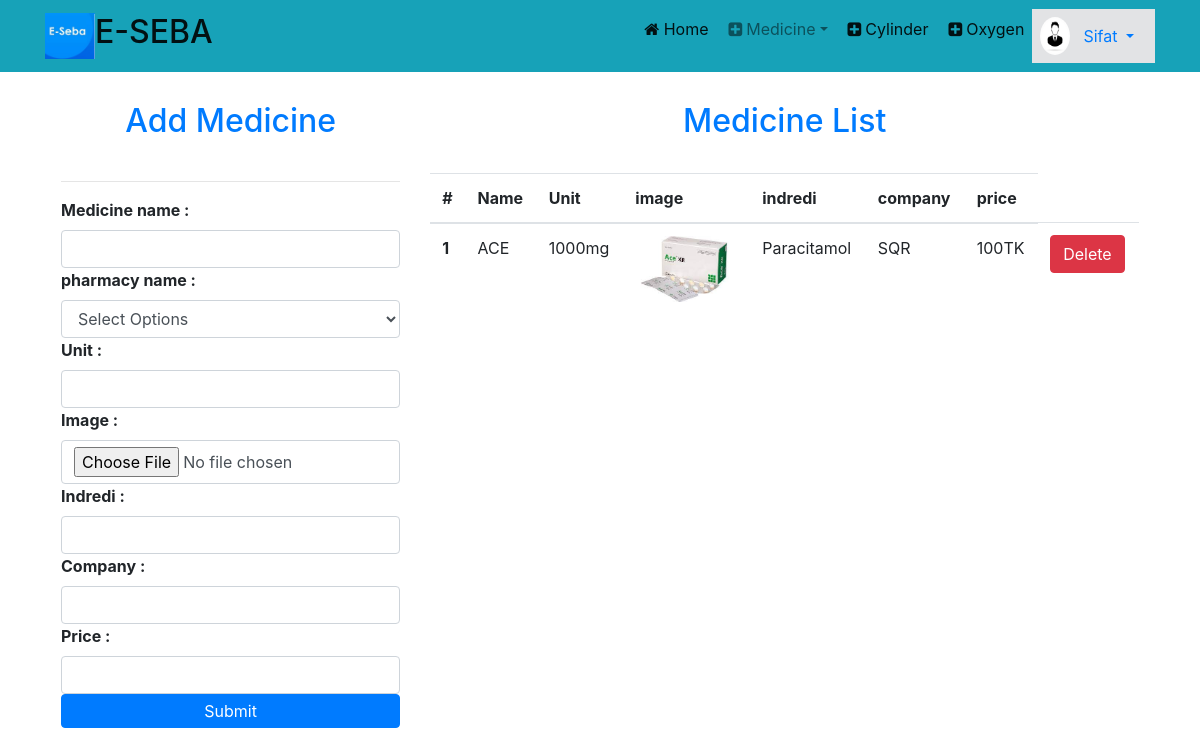
/seller/medicine.php?source=add_medicine (signed in), run on the app's committed database.
### tables this page shows
CREATE TABLE `medicine` (
  `medi_id` int(11) NOT NULL,
  `name` varchar(200) NOT NULL,
  `unit` varchar(100) NOT NULL,
  `image` varchar(200) NOT NULL,
  `indredi` varchar(200) NOT NULL,
  `company` varchar(200) NOT NULL,
  `price` int(11) NOT NULL,
  `phar_id` int(11) NOT NULL
);

### lib/Database.php (called while the page is built, shortened)
<?php
Class Database{
	public $host   = DB_HOST;
	public $user   = DB_USER;
	public $pass   = DB_PASS;
	public $dbname = DB_NAME;
	public $link;
	private function connectDB(){
	$this->link = new mysqli($this->host, $this->user, $this->pass, $this->dbname);
 }
	public function select($query){
		$result = $this->link->query($query) or die($this->link->error.__LINE__);
		if($result->num_rows > 0){
			return $result;
		} else {
			return false;
		}
	}
}

### classes/Medicine.php (called while the page is built, shortened)
<?php
 $filepath = realpath(dirname(__FILE__));
 include_once ($filepath.'/../lib/Database.php');
class Medicine
{
	private $db;
	function __construct(){
		$this->db = new Database();
	}
	function getMedicineBySellerId($sellerid){
		$sql ="SELECT * FROM `medicine` JOIN pharmacy ON medicine.phar_id=pharmacy.phar_id WHERE pharmacy.seller_id='{$sellerid}'";
		$fetchAll = $this->db->select($sql);
		return $fetchAll;
	}
}

### seller/layout/add_medicine.php (the view, shortened to what this page needs)
<section class="container-fluid container">
	<div class="row p-3">
		<div class="col-md-4">
			<h2 class="text-center text-primary p-4"> Add Medicine</h2>
			<hr>
			<div>
				<form class="d-flex flex-column" action="" method="post" enctype="multipart/form-data">
					<div>
						<label><b>Medicine name :</b></label>
						<input class="form-control" type="text" name="medicine" />
					</div>
					<div>
						<label><b>pharmacy name :</b></label>
						<select class="form-control" name="pharmacy">
							<option value="">Select Options</option>
    					</select>
					</div>
					<div>
						<label><b>Unit :</b></label>
						<input class="form-control" type="text" name="unit" />
					</div>
					<div>
						<label><b>Image :</b></label>
						<input class="form-control" type="file" name="image" />
					</div>
					<div>
						<label><b>Indredi :</b></label>
						<input class="form-control" type="text" name="indredi" />
					</div>
					<div>
						<label><b>Company :</b></label>
						<input class="form-control" type="text" name="company" />
					</div>
					<div>
						<label><b>Price :</b></label>
						<input class="form-control" type="text" name="price" />
					</div>
					<button type="submit" name="addpharmacy" class="btn btn-primary p-1">Submit</button>
				</form>
			</div>
		</div>
		<div class="col-md-8">
			<h2 class="text-center text-primary p-4">Medicine List</h2>
			<table class="table">
				<thead>
					<tr>
					  <th scope="col">#</th>
					  <th scope="col">Name</th>
					  <th scope="col">Unit</th>
					  <th scope="col">image</th>
					  <th scope="col">indredi</th>
					  <th scope="col">company</th>
					  <th scope="col">price</th>
					</tr>
				</thead>
			  	<tbody>
			  	<?php
					$result = $Medicine->getMedicineBySellerId($_SESSION['sellerId']);
					if($result){
						$i = 0;
						while($value = $result->fetch_assoc()){
							$i++;
				?>
				    <tr>
				      <th scope="row"><?php echo $i; ?></th>
				      <td><?php echo $value['name']; ?></td>
				      <td><?php echo $value['unit']; ?></td>
				      <td>
						  <img src="../images/<?php echo $value['image']; ?>" width="100" alt=""></td>
				      <td><?php echo $value['indredi']; ?></td>
				      <td><?php echo $value['company']; ?></td>
				      <td><?php echo $value['price']; ?>TK</td>
				      <td><a href="?delete_medicine=<?php echo $value['medi_id']; ?>" class="btn btn-danger">Delete</a></td>
				    </tr>
				<?php }} ?>
			  	</tbody>
			</table>
		</div>
	</div>
</section>

### data on the page
medicine: name "ACE", unit "1000mg", image (picture), indredi "Paracitamol", company "SQR", price "100"

### other printed values
Session::get('sellername') "Sifat"
